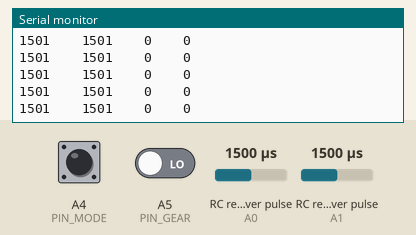
Bench run of a sketch on a simulated Arduino Uno, built with avr-gcc and run on an emulated ATmega328P. On the bench: the last lines printed to the serial monitor. Wiring (inferred from the names in the program): 2 × RC receiver channel: data A0 / data A1. Inputs (shaded band) come from the test bench; at power-on: RC receiver pulse (sensors on A0, A1) 1500 µs, A4 (PIN_MODE) LOW, A5 (PIN_GEAR) LOW.

Above: at 1.2 s.
1.3 s: RC receiver pulse (sensor on A0) set to 1020 µs
At 1.69 s:
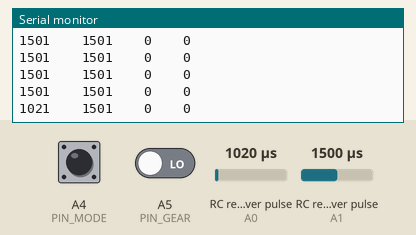
2.8 s: RC receiver pulse (sensor on A1) set to 1020 µs
At 2.95 s:
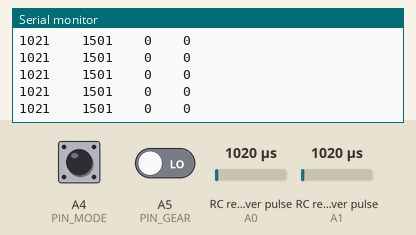
4.3 s: RC receiver pulse (sensor on A0) set to 1250 µs
At 4.39 s:
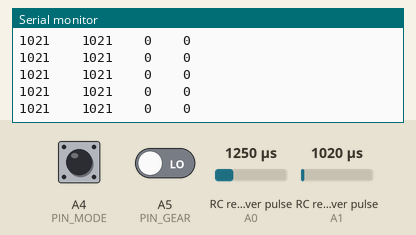
5.8 s: RC receiver pulse (sensor on A1) set to 1250 µs
At 5.83 s:
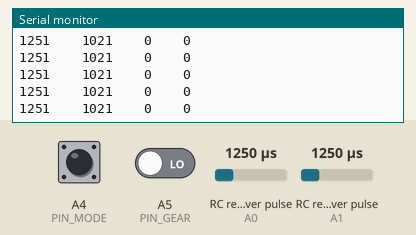
Timing chart, 0 to 8.3 s (numbered marks = the images above; inputs shaded):
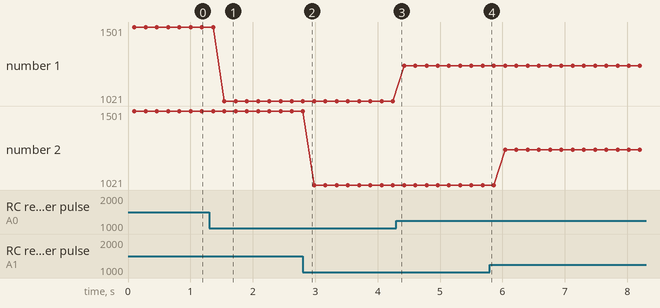

Measured:
- after the input at 1.3 s, the serial monitor: prints a new line after 0.24 s (image 1)
- plotted number 1: 1501 → 1021 after the input at 1.3 s, 1021 → 1251 after the input at 4.3 s

The sketch:

RC_ReceiverTest.ino
```cpp
// =====================================================================================
// RC 수신기 테스트 스케치
// A0(Throttle), A1(Steer), A4(Mode), A5(Gear) 4채널 실시간 모니터링
// 시리얼 모니터 115200 baud, No line ending
// =====================================================================================

const int PIN_THROTTLE = A0;
const int PIN_STEER    = A1;
const int PIN_MODE     = A4;
const int PIN_GEAR     = A5;

int throttle, steer, mode, gear;

void setup() {
  Serial.begin(115200);
  while (!Serial);

  Serial.println("========================================");
  Serial.println("  RC Receiver Test (4ch)");
  Serial.println("========================================");
  Serial.println("  A0: Throttle");
  Serial.println("  A1: Steer");
  Serial.println("  A4: Mode");
  Serial.println("  A5: Gear");
  Serial.println("========================================");
  Serial.println("  Normal range: 1000~2000 us");
  Serial.println("  Center: ~1500 us");
  Serial.println("  0 = No signal (timeout)");
  Serial.println("========================================");
  Serial.println();
  Serial.println("Throttle\tSteer\t\tMode\t\tGear");
}

void loop() {
  throttle = pulseIn(PIN_THROTTLE, HIGH, 30000);
  steer    = pulseIn(PIN_STEER,    HIGH, 30000);
  mode     = pulseIn(PIN_MODE,     HIGH, 30000);
  gear     = pulseIn(PIN_GEAR,     HIGH, 30000);

  Serial.print(throttle);
  Serial.print("\t\t");
  Serial.print(steer);
  Serial.print("\t\t");
  Serial.print(mode);
  Serial.print("\t\t");
  Serial.println(gear);

  delay(100);
}
```
